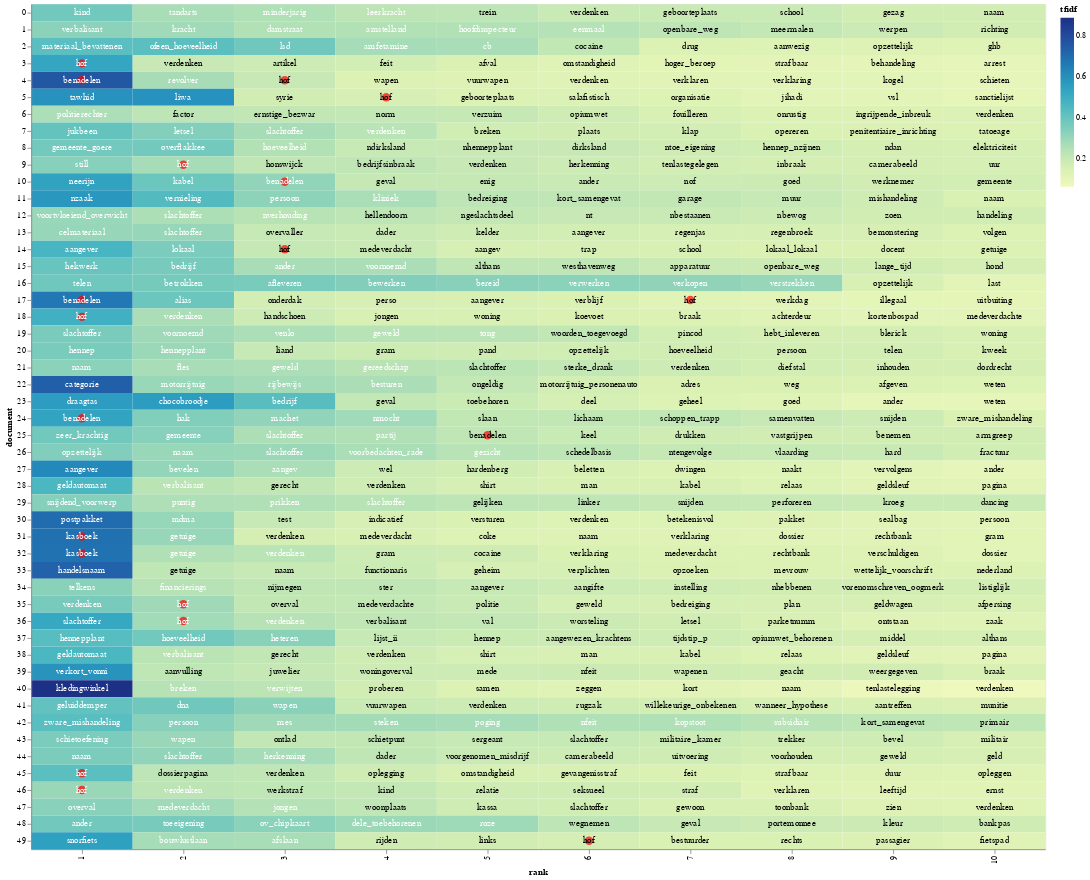

The notebook cell saved with this chart:
### Code cell
# Doesn't work due to the length constraint of a document (max. 5000)

import altair as alt
import numpy as np

# Terms in this list will get a red dot in the visualization
term_list = ['benadelen', 'kasboek', 'hof']

# adding a little randomness to break ties in term ranking
top_tfidf_plusRand = top_tfidf.copy()
top_tfidf_plusRand = top_tfidf_plusRand.iloc[:500,]
top_tfidf_plusRand['tfidf'] = top_tfidf_plusRand['tfidf'] + np.random.rand(top_tfidf_plusRand.shape[0])*0.0001

# base for all visualizations, with rank calculation
base = alt.Chart(top_tfidf_plusRand).encode(
    x = 'rank:O',
    y = 'document:N'
).transform_window(
    rank = "rank()",
    sort = [alt.SortField("tfidf", order="descending")],
    groupby = ["document"],
)

# heatmap specification
heatmap = base.mark_rect().encode(
    color = 'tfidf:Q'
)

# red circle over terms in above list
circle = base.mark_circle(size=100).encode(
    color = alt.condition(
        alt.FieldOneOfPredicate(field='term', oneOf=term_list),
        alt.value('red'),
        alt.value('#FFFFFF00')        
    )
)

# text labels, white for darker heatmap colors
text = base.mark_text(baseline='middle').encode(
    text = 'term:N',
    color = alt.condition(alt.datum.tfidf >= 0.23, alt.value('white'), alt.value('black'))
)

# display the three superimposed visualizations
(heatmap + circle + text).properties(width = 1200)

### Figure 1 — Vega-Lite specification as saved in the notebook (floating-point values rounded to 4 significant figures; data arrays with more than 128 entries replaced by an {"elided": "..."} marker saying what was removed)
{"config": {"view": {"continuousWidth": 400, "continuousHeight": 300}}, "layer": [{"mark": "rect", "encoding": {"color": {"field": "tfidf", "type": "quantitative"}, "x": {"field": "rank", "type": "ordinal"}, "y": {"field": "document", "type": "nominal"}}, "transform": [{"window": [{"op": "rank", "field": "", "as": "rank"}], "groupby": ["document"], "sort": [{"field": "tfidf", "order": "descending"}]}]}, {"mark": {"type": "circle", "size": 100}, "encoding": {"color": {"condition": {"value": "red", "test": {"field": "term", "oneOf": ["benadelen", "kasboek", "hof"]}}, "value": "#FFFFFF00"}, "x": {"field": "rank", "type": "ordinal"}, "y": {"field": "document", "type": "nominal"}}, "transform": [{"window": [{"op": "rank", "field": "", "as": "rank"}], "groupby": ["document"], "sort": [{"field": "tfidf", "order": "descending"}]}]}, {"mark": {"type": "text", "baseline": "middle"}, "encoding": {"color": {"condition": {"value": "white", "test": "(datum.tfidf >= 0.23)"}, "value": "black"}, "text": {"field": "term", "type": "nominal"}, "x": {"field": "rank", "type": "ordinal"}, "y": {"field": "document", "type": "nominal"}}, "transform": [{"window": [{"op": "rank", "field": "", "as": "rank"}], "groupby": ["document"], "sort": [{"field": "tfidf", "order": "descending"}]}]}], "data": {"name": "data-43d74b56f20d5ab63791800b51a1c9e9"}, "width": 1200, "$schema": "https://vega.github.io/schema/vega-lite/v4.17.0.json", "datasets": {"data-43d74b56f20d5ab63791800b51a1c9e9": {"elided": "500 records"}}}
